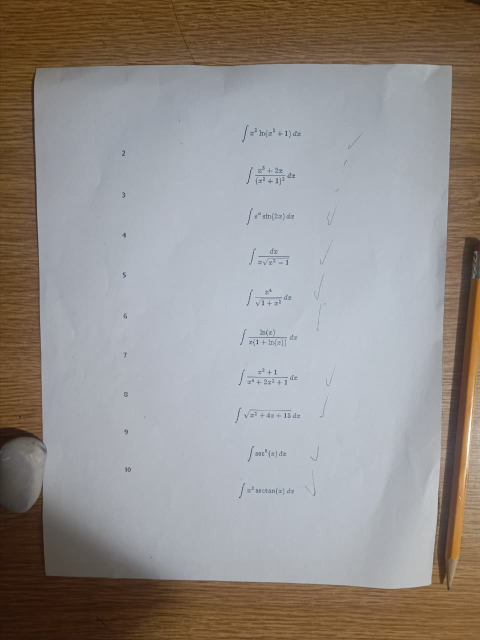
#> input picture 01_image.jpg, 960 x 1280 px (shown at 1/2 size)
$ python -i procesador_documento.py   (imports and definitions only)
#> lines starting #> are read from the running program, lines starting #| are printed output that depends on the picture; after the words box and inside, x2 and y2 are one past the last pixel; in counts of white or black regions, pixels touching at a corner belong together
"""
procesador_documento.py

Contiene únicamente las funciones responsables de:
  1) Recibir/cargar la imagen.
  2) Detectar el documento dentro de la foto.
  3) Enderezarlo y recortarlo (perspective transform).

Es el mismo pipeline del script original, solo que sin la parte de
visualización con matplotlib, para poder importarlo desde otro programa.
"""

import cv2
import numpy as np
import sys
import os


def cargarImagen(ruta):
    if not os.path.exists(ruta):
        print(f"Error: La ruta '{ruta}' no existe.")
        sys.exit(1)

    original = cv2.imread(ruta)
    if original is None:
        print(f"Error: No se pudo cargar la imagen en la ruta '{ruta}'")
        sys.exit(1)

    return original


def limpiarTexto(imagenColor, tamanoKernel=5, iteraciones=3):
    kernel = np.ones((tamanoKernel, tamanoKernel), np.uint8)
    hojaLimpia = cv2.morphologyEx(
        imagenColor, cv2.MORPH_CLOSE, kernel, iterations=iteraciones
    )
    return hojaLimpia


def quitarFondo(imagenLimpia, margen=20, iteraciones=5):
    alto, ancho = imagenLimpia.shape[:2]

    mascara = np.zeros((alto, ancho), np.uint8)
    modeloFondo = np.zeros((1, 65), np.float64)
    modeloFrente = np.zeros((1, 65), np.float64)

    rectangulo = (margen, margen, ancho - margen, alto - margen)

    cv2.grabCut(
        imagenLimpia,
        mascara,
        rectangulo,
        modeloFondo,
        modeloFrente,
        iteraciones,
        cv2.GC_INIT_WITH_RECT,
    )

    mascaraBinaria = np.where((mascara == 2) | (mascara == 0), 0, 1).astype("uint8")
    imagenSinFondo = imagenLimpia * mascaraBinaria[:, :, np.newaxis]

    return imagenSinFondo, mascaraBinaria


def detectarBordes(grisFinal):
    filtroBorde = cv2.GaussianBlur(grisFinal, (5, 5), 0)
    bordes = cv2.Canny(filtroBorde, 0, 200)
    bordes = cv2.dilate(
        bordes, cv2.getStructuringElement(cv2.MORPH_ELLIPSE, (5, 5))
    )
    return bordes


def cross_product(p1, p2, p3):
    return (p2[0] - p1[0]) * (p3[1] - p1[1]) - (p2[1] - p1[1]) * (p3[0] - p1[0])


def compute_convex_hull(points):
    sorted_points = sorted(list(set(points)))
    if len(sorted_points) <= 3:
        return sorted_points

    lower = []
    for p in sorted_points:
        while len(lower) >= 2 and cross_product(lower[-2], lower[-1], p) <= 0:
            lower.pop()
        lower.append(p)

    upper = []
    for p in reversed(sorted_points):
        while len(upper) >= 2 and cross_product(upper[-2], upper[-1], p) <= 0:
            upper.pop()
        upper.append(p)

    return lower[:-1] + upper[:-1]


def ordenarPuntos(puntos):
    rectangulo = np.zeros((4, 2), dtype="float32")
    puntos = np.array(puntos)

    suma = puntos.sum(axis=1)
    rectangulo[0] = puntos[np.argmin(suma)]
    rectangulo[2] = puntos[np.argmax(suma)]

    diferencia = np.diff(puntos, axis=1)
    rectangulo[1] = puntos[np.argmin(diferencia)]
    rectangulo[3] = puntos[np.argmax(diferencia)]

    return rectangulo.astype("int").tolist()


def contornoAConvexHull(contorno):
    puntosXY = [tuple(p[0]) for p in contorno]
    hull = compute_convex_hull(puntosXY)

    if len(hull) < 3:
        return contorno

    return np.array(hull, dtype=np.int32).reshape((-1, 1, 2))


def detectarEsquinas(original, bordes):
    imagenMarcada = original.copy()

    contornos, _ = cv2.findContours(
        bordes, cv2.RETR_LIST, cv2.CHAIN_APPROX_NONE
    )

    if len(contornos) == 0:
        print("No se detectaron contornos. Se usa la imagen original sin marcar.")
        return imagenMarcada, []

    candidatos = sorted(contornos, key=cv2.contourArea, reverse=True)[:5]
    candidatosHull = [contornoAConvexHull(c) for c in candidatos]

    factoresEpsilon = [0.01, 0.02, 0.03, 0.04, 0.05, 0.07, 0.09]

    esquinas = None
    for contorno in candidatosHull:
        perimetro = cv2.arcLength(contorno, True)
        for factor in factoresEpsilon:
            epsilon = factor * perimetro
            aproximacion = cv2.approxPolyDP(contorno, epsilon, True)
            if len(aproximacion) == 4:
                esquinas = aproximacion
                break
        if esquinas is not None:
            break

    if esquinas is None:
        print("No se encontró un contorno con exactamente 4 esquinas.")
        return imagenMarcada, []

    puntos = np.concatenate(esquinas).tolist()
    puntos = ordenarPuntos(puntos)

    return imagenMarcada, puntos


def encontrarDestino(esquinas):
    (tl, tr, br, bl) = esquinas

    anchoA = np.sqrt(((br[0] - bl[0]) ** 2) + ((br[1] - bl[1]) ** 2))
    anchoB = np.sqrt(((tr[0] - tl[0]) ** 2) + ((tr[1] - tl[1]) ** 2))
    anchoMaximo = max(int(anchoA), int(anchoB))

    altoA = np.sqrt(((tr[0] - br[0]) ** 2) + ((tr[1] - br[1]) ** 2))
    altoB = np.sqrt(((tl[0] - bl[0]) ** 2) + ((tl[1] - bl[1]) ** 2))
    altoMaximo = max(int(altoA), int(altoB))

    coordenadasDestino = [
        [0, 0],
        [anchoMaximo, 0],
        [anchoMaximo, altoMaximo],
        [0, altoMaximo],
    ]

    return ordenarPuntos(coordenadasDestino)


def enderezarDocumento(original, esquinas, destino):
    matrizHomografia = cv2.getPerspectiveTransform(
        np.float32(esquinas), np.float32(destino)
    )

    documentoFinal = cv2.warpPerspective(
        original,
        matrizHomografia,
        (destino[2][0], destino[2][1]),
        flags=cv2.INTER_LINEAR,
    )

    return documentoFinal


def procesarImagen(ruta, guardar=True, dimensionLimite=1080):
    """
    Pipeline completo: recibe la ruta de la foto original y regresa
    la imagen del documento ya enderezado/recortado (documentoFinal).
    Si no se detectan las 4 esquinas, regresa la imagen original tal cual.

    Para la DETECCIÓN (morfología + GrabCut + Canny + contornos) se
    trabaja sobre una copia reducida a un máximo de 'dimensionLimite'
    píxeles en su lado más grande. Esto es más rápido (GrabCut es lento
    en fotos grandes) y más estable, porque hay menos ruido a esa
    resolución. Las esquinas detectadas se reescalan de vuelta antes
    de hacer el warpPerspective, así que el resultado final SÍ se
    genera en la resolución original de la foto, sin perder calidad.
    """
#> called with ruta = '01_image.jpg', guardar = True, dimensionLimite = 1080
    original = cargarImagen(ruta)
#> in cargarImagen, original is the input picture: shape (1280, 960, 3); mean B, G, R 140, 143.4, 148.6
    altoOriginal, anchoOriginal = original.shape[:2]
    dimensionMaxima = max(altoOriginal, anchoOriginal)

    if dimensionMaxima > dimensionLimite:
        escala = dimensionLimite / dimensionMaxima
        imagenTrabajo = cv2.resize(
            original, None, fx=escala, fy=escala, interpolation=cv2.INTER_AREA
        )
    else:
        escala = 1.0
        imagenTrabajo = original.copy()

    imagenLimpia = limpiarTexto(imagenTrabajo, tamanoKernel=5, iteraciones=3)
    imagenSinFondo, _ = quitarFondo(imagenLimpia, margen=20, iteraciones=5)
#> in quitarFondo, `imagenSinFondo = imagenLimpia * mascaraBinaria[:, :, np.newaxis]`:
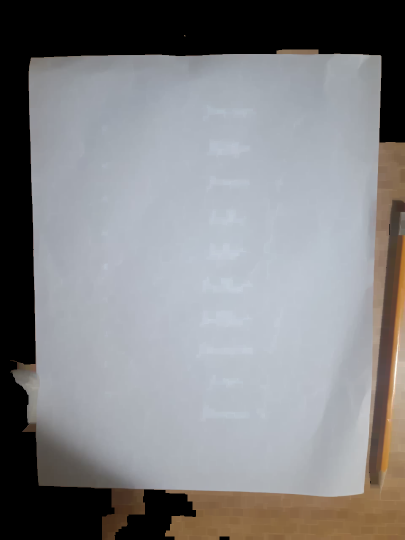
#> imagenSinFondo: shape (1080, 810, 3) (shown at 1/2 size); mean B, G, R 133.4, 131.3, 131
    grisFinal = cv2.cvtColor(imagenSinFondo, cv2.COLOR_BGR2GRAY)
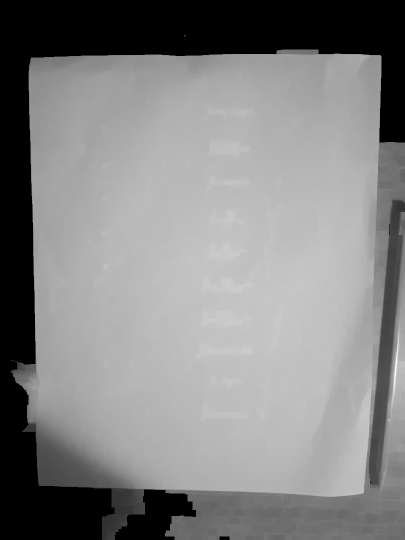
#> grisFinal: shape (1080, 810) (shown at 1/2 size); min 0, max 254, mean 131.5
    bordes = detectarBordes(grisFinal)
#> in detectarBordes, `bordes = cv2.Canny(filtroBorde, 0, 200)`:
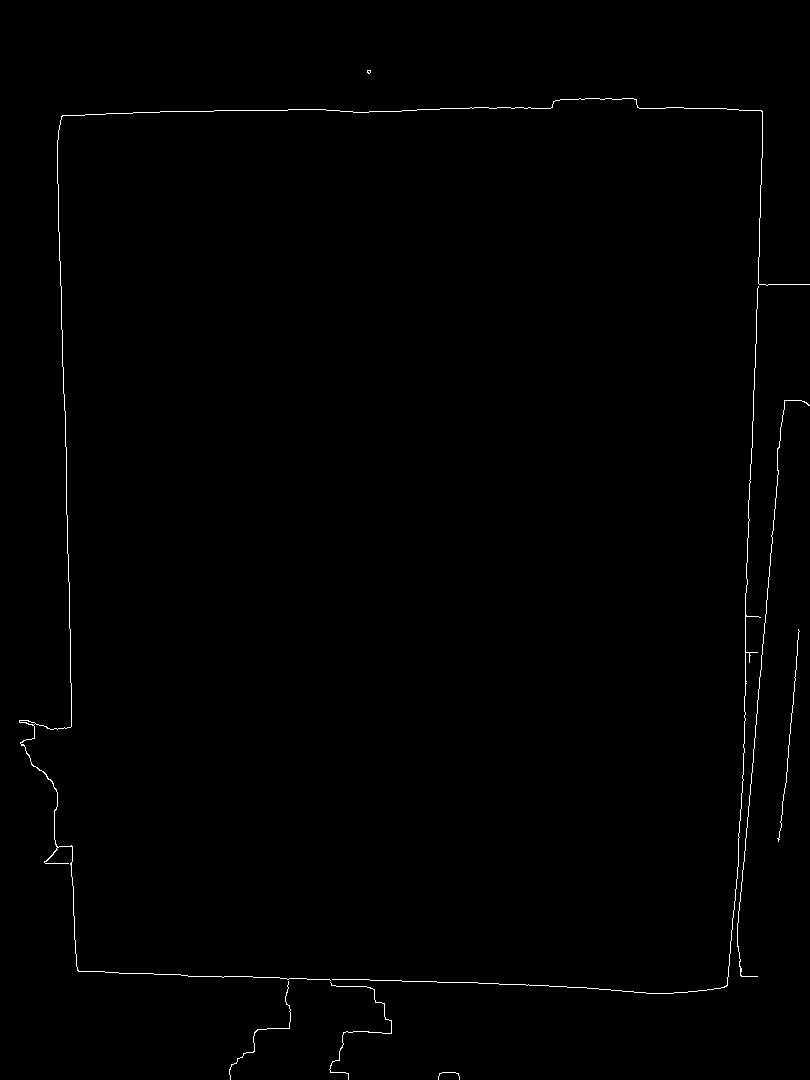
#> bordes: shape (1080, 810); 0.53% white in thin lines or dots
#> in detectarBordes, `bordes = cv2.dilate( bordes, cv2.getStructuringElement(cv2.MORPH_ELLIP..`:
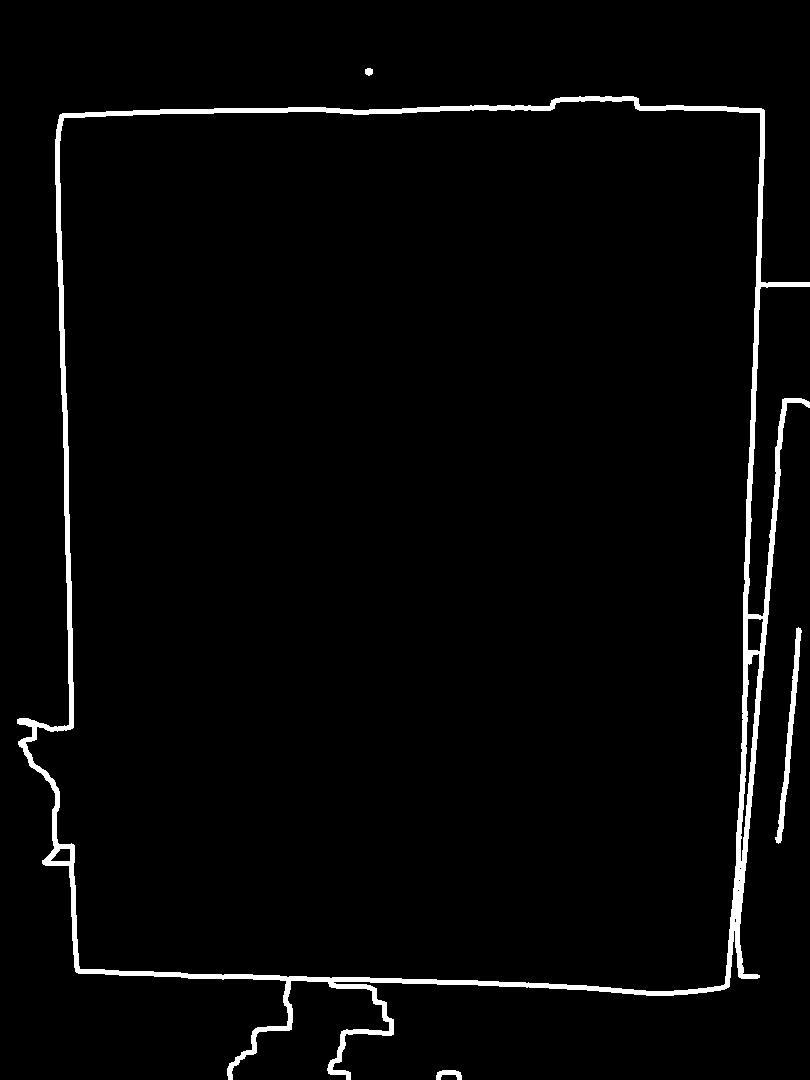
#> bordes: shape (1080, 810); 2.7% white; 4 white regions
    _, esquinas = detectarEsquinas(imagenTrabajo, bordes)
#> in detectarEsquinas, `contornos, _ = cv2.findContours( bordes, cv2.RETR_LIST, cv2.CHAIN_APPR..`: contornos = 12 contours, 4 with area under 20; largest, box (x1, y1, x2, y2) and area: (17, 96, 810, 1080) 611097, (25, 100, 761, 992) 591462, (740, 653, 760, 862) 1222, (775, 627, 802, 844) 912, (747, 618, 764, 652) 457, (50, 848, 71, 862) 194, (436, 1070, 462, 1080) 125, (365, 68, 373, 76) 40
#> in detectarEsquinas, `candidatos = sorted(contornos, key=cv2.contourArea, reverse=True)[:5]`: candidatos = 5 contours; box (x1, y1, x2, y2) and area: (17, 96, 810, 1080) 611097, (25, 100, 761, 992) 591462, (740, 653, 760, 862) 1222, (775, 627, 802, 844) 912, (747, 618, 764, 652) 457
#> in detectarEsquinas, `candidatosHull = [contornoAConvexHull(c) for c in candidatos]`: candidatosHull = 5 contours; box (x1, y1, x2, y2) and area: (17, 96, 810, 1080) 696153, (25, 100, 761, 992) 613331, (740, 653, 760, 862) 1616, (775, 627, 802, 844) 1450, (747, 618, 764, 652) 476
#> the loop in detectarEsquinas, `for contorno in candidatosHull:` made 1 pass
#> perimetro on pass 1: 3178.1
#> esquinas = [[59, 115], [763, 109], [759, 977], [228, 1079]]

    if len(esquinas) == 4:
        # Reescalamos las esquinas (detectadas en la imagen reducida)
        # de vuelta a coordenadas de la imagen ORIGINAL en full resolución.
        esquinasOriginal = [[x / escala, y / escala] for x, y in esquinas]
#> esquinasOriginal = [[69.93, 136.3], [904.3, 129.2], [899.6, 1157.9], [270.2, 1278.8]]
        destino = encontrarDestino(esquinasOriginal)
#> in encontrarDestino, `(tl, tr, br, bl) = esquinas`: tl = [69.93, 136.3]; tr = [904.3, 129.2]; br = [899.6, 1157.9]; bl = [270.2, 1278.8]
#> in encontrarDestino, `anchoA = np.sqrt(((br[0] - bl[0]) ** 2) + ((br[1] - bl[1]) ** 2))`: anchoA = 640.8
#> in encontrarDestino, `anchoB = np.sqrt(((tr[0] - tl[0]) ** 2) + ((tr[1] - tl[1]) ** 2))`: anchoB = 834.4
#> in encontrarDestino, `anchoMaximo = max(int(anchoA), int(anchoB))`: anchoMaximo = 834
#> in encontrarDestino, `altoA = np.sqrt(((tr[0] - br[0]) ** 2) + ((tr[1] - br[1]) ** 2))`: altoA = 1028.8
#> in encontrarDestino, `altoB = np.sqrt(((tl[0] - bl[0]) ** 2) + ((tl[1] - bl[1]) ** 2))`: altoB = 1159.9
#> in encontrarDestino, `altoMaximo = max(int(altoA), int(altoB))`: altoMaximo = 1159
#> in encontrarDestino, `coordenadasDestino = [ [0, 0], [anchoMaximo, 0], [anchoMaximo, altoMax..`: coordenadasDestino = [[0, 0], [834, 0], [834, 1159], [0, 1159]]
#> destino = [[0, 0], [834, 0], [834, 1159], [0, 1159]]
        documentoFinal = enderezarDocumento(original, esquinasOriginal, destino)
#> in enderezarDocumento, `matrizHomografia = cv2.getPerspectiveTransform( np.float32(esquinas), ..`: matrizHomografia = [[0.838, -0.147, -38.57], [0.00628, 0.736, -100.8], [-0.000151, -0.000181, 1]]
#> in enderezarDocumento, `documentoFinal = cv2.warpPerspective( original, matrizHomografia, (des..`:
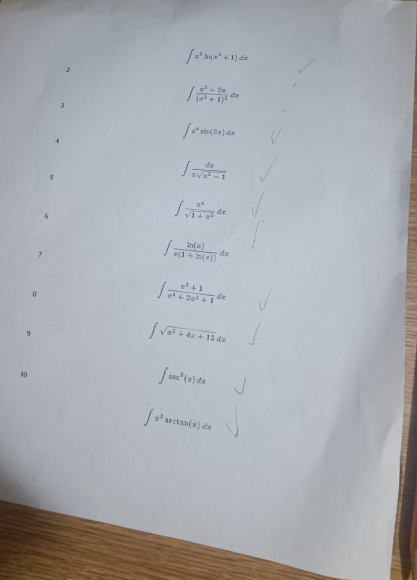
#> documentoFinal: shape (1159, 834, 3) (shown at 1/2 size); mean B, G, R 176.6, 171.5, 168.7
        print("Documento detectado y enderezado correctamente.")
    else:
        print("No se detectaron las 4 esquinas; se usa la imagen original.")
        documentoFinal = original.copy()

    if guardar:
        cv2.imwrite("documento_enderezado.png", documentoFinal)
        print("Guardado como: documento_enderezado.png")

    return documentoFinal

>>> result = procesarImagen('01_image.jpg')

$ run again, on IMG_20260704_150429.jpg
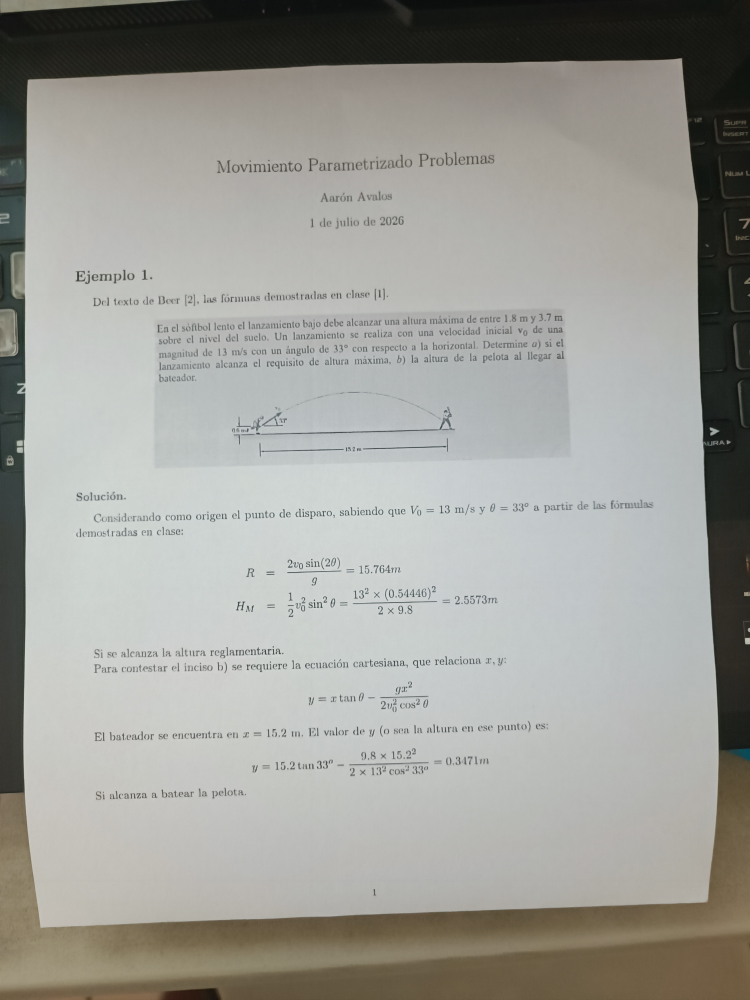
#> input picture IMG_20260704_150429.jpg, 3000 x 4000 px (shown at 1/4 size)
#> in cargarImagen, original is the input picture: shape (4000, 3000, 3); mean B, G, R 152.4, 157.9, 157.9
#> in detectarBordes, `bordes = cv2.dilate( bordes, cv2.getStructuringElement(cv2.MORPH_ELLIP..`:
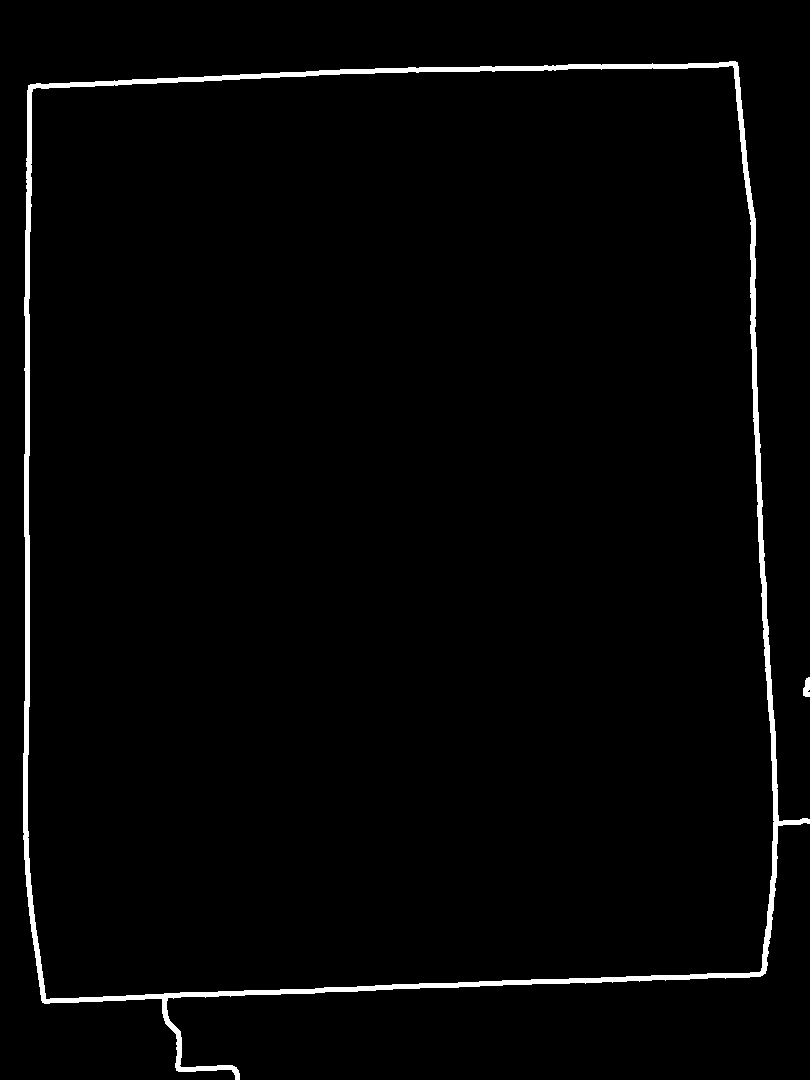
#> bordes: shape (1080, 810); 2% white; 2 white regions
#> contornos = 3 contours; box (x1, y1, x2, y2) and area: (23, 61, 810, 1080) 676815, (27, 65, 775, 1000) 662732, (803, 677, 810, 697) 85
#> candidatos has the same summary as contornos
#> candidatosHull = 3 contours; box (x1, y1, x2, y2) and area: (23, 61, 810, 1080) 722984, (27, 65, 775, 1000) 667320, (803, 677, 810, 697) 96
#> the loop in detectarEsquinas, `for contorno in candidatosHull:` made 1 pass
#> perimetro on pass 1: 3300.2
#> esquinas = [[28, 85], [737, 62], [765, 973], [42, 1002]]
#> esquinasOriginal = [[103.7, 314.8], [2729.6, 229.6], [2833.3, 3603.7], [155.6, 3711.1]]
#> tl = [103.7, 314.8]; tr = [2729.6, 229.6]; br = [2833.3, 3603.7]; bl = [155.6, 3711.1]
#> anchoA = 2679.9
#> anchoB = 2627.3
#> anchoMaximo = 2679
#> altoA = 3375.7
#> altoB = 3396.7
#> altoMaximo = 3396
#> coordenadasDestino = [[0, 0], [2679, 0], [2679, 3396], [0, 3396]]
#> matrizHomografia = [[1.02, -0.0155, -100.4], [0.0331, 1.02, -324.9], [-2.07e-06, 5.93e-06, 1]]
#> in enderezarDocumento, `documentoFinal = cv2.warpPerspective( original, matrizHomografia, (des..`:
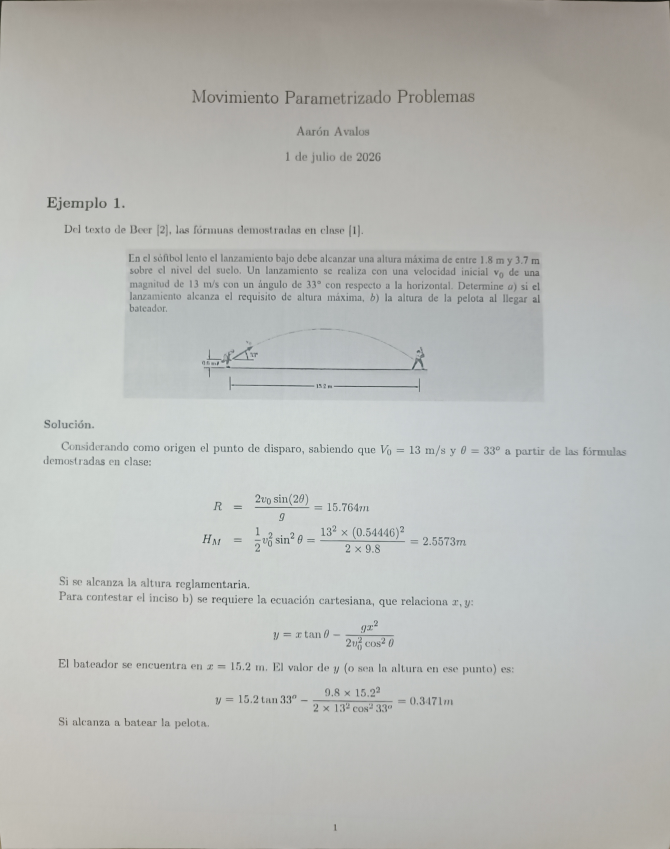
#> documentoFinal: shape (3396, 2679, 3) (shown at 1/4 size); mean B, G, R 182.6, 185.7, 184.3
